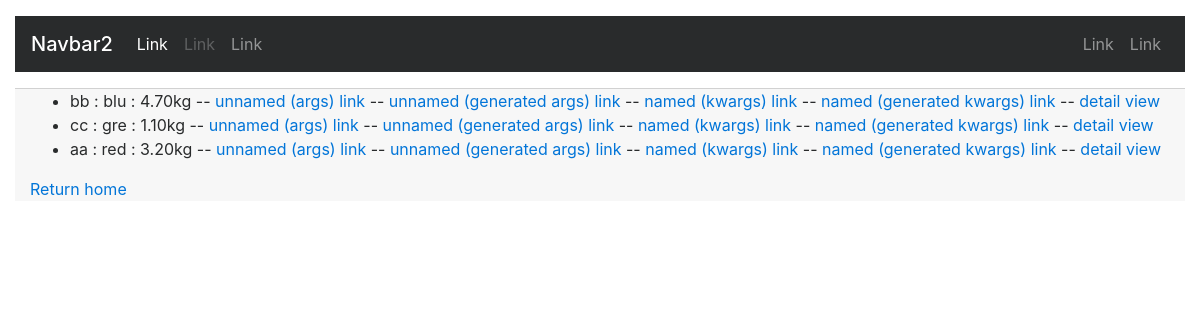
Page /st/list/ on the earlier database version.
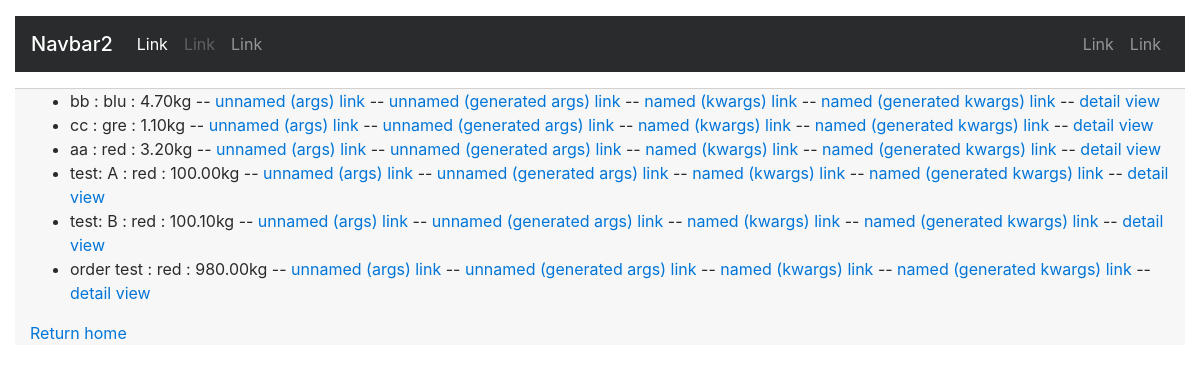
Same page on the later database version.
### st_0/models.py (models this page shows, shortened)
class box(models.Model):
    box_name = models.CharField(max_length = 10)
    colors = (('red','red'),
              ('blu','blue'),
              ('gre','green'),
              ('yel','yellow')
    )
    box_color = models.CharField(max_length=3,choices=colors,default='red')
    mass = models.DecimalField(max_digits=5,decimal_places=2)

### st_0/views.py (the view)
def box_list(request):
    box_list = box.objects.all()
    context = {'heavy_items':box_list}
    return render(request, 'list.html', context)

### st_0/templates/list.html
{% extends 'debug_base.html' %}
{%block content%}
{% if heavy_items %}
    <ul>
    {% for box in heavy_items %}
        <li>{{ box.box_name }} : {{box.box_color}} : {{box.mass}}kg
        -- <a href="../box{{box.pk}}">unnamed (args) link</a>
        -- <a href="{% url 'args' box.pk %}">unnamed (generated args) link </a>
        -- <a href="../bbox{{box.pk}}">named (kwargs) link</a>
        -- <a href="{% url 'kwargs' box.pk %}">named (generated kwargs) link </a>
        -- <a href="{% url 'class' box.pk %}">detail view</a>
        </li>
    {% endfor %}
    </ul>
{% else %}
    <p>No boxes are available.</p>
{% endif %}
<a href="{% url 'home' %}">Return home</a>
{%endblock%}

Differences in the rows shown:
added box: box_name "test: A", box_color "red", mass "100.00"
added box: box_name "test: B", box_color "red", mass "100.10"
added box: box_name "order test", box_color "red", mass "980.00"
